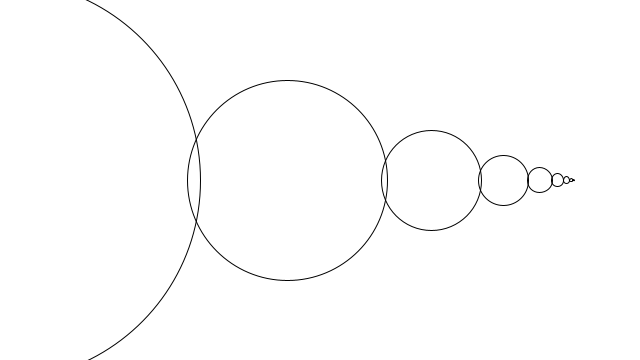
Frame 1 (no input)
Frame 60 (the mouse pressed at the canvas centre just before this capture): identical to frame 1, image omitted
Frame 120 (the mouse held since frame 60 and released just before this capture): identical to frame 1, image omitted

The Processing sketch that drew this single still picture (run headless with seeded random() and noise(); from frame 60 on, the mouse is pressed at the canvas centre):

// Processing sketch: Jan_17_2014___Challenge_
// ── Jan_17_2014___Challenge_.pde
void setup() {
  size(640,360);
}
 
void draw() {
  background(255);
  drawCircle(0,height/2,400);
}
 
void drawCircle(float x, float y, float radius) {
  stroke(0);
  noFill();
  ellipse(x, y, radius, radius);
  if(radius > 2) {
    drawCircle(x + radius/1.39, y, radius/2);
 
  }
}
